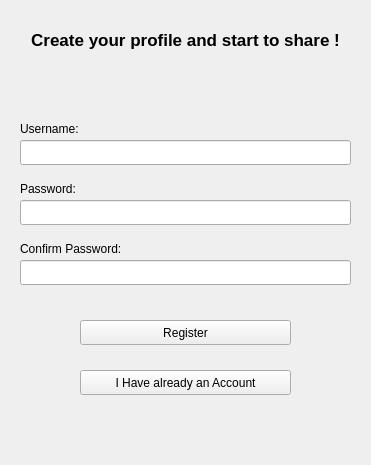
<?xml version="1.0" encoding="UTF-8"?>
<ui version="4.0">
 <class>RegistrationDialog</class>
 <widget class="QWidget" name="RegistrationDialog">
  <property name="geometry">
   <rect>
    <x>0</x>
    <y>0</y>
    <width>371</width>
    <height>465</height>
   </rect>
  </property>
  <property name="windowTitle">
   <string>Form</string>
  </property>
  <widget class="QLineEdit" name="confirmPassword">
   <property name="geometry">
    <rect>
     <x>20</x>
     <y>260</y>
     <width>331</width>
     <height>25</height>
    </rect>
   </property>
   <property name="text">
    <string/>
   </property>
  </widget>
  <widget class="QPushButton" name="pushButton_register">
   <property name="geometry">
    <rect>
     <x>80</x>
     <y>320</y>
     <width>211</width>
     <height>25</height>
    </rect>
   </property>
   <property name="toolTip">
    <string/>
   </property>
   <property name="autoFillBackground">
    <bool>true</bool>
   </property>
   <property name="text">
    <string>Register</string>
   </property>
  </widget>
  <widget class="QLabel" name="confirmPasswordLabel">
   <property name="geometry">
    <rect>
     <x>20</x>
     <y>240</y>
     <width>161</width>
     <height>17</height>
    </rect>
   </property>
   <property name="text">
    <string>Confirm Password:</string>
   </property>
  </widget>
  <widget class="QLineEdit" name="password">
   <property name="geometry">
    <rect>
     <x>20</x>
     <y>200</y>
     <width>331</width>
     <height>25</height>
    </rect>
   </property>
  </widget>
  <widget class="QLineEdit" name="username">
   <property name="geometry">
    <rect>
     <x>20</x>
     <y>140</y>
     <width>331</width>
     <height>25</height>
    </rect>
   </property>
  </widget>
  <widget class="QPushButton" name="pushButton_alreadyAnAccount">
   <property name="geometry">
    <rect>
     <x>80</x>
     <y>370</y>
     <width>211</width>
     <height>25</height>
    </rect>
   </property>
   <property name="text">
    <string>I Have already an Account</string>
   </property>
  </widget>
  <widget class="QLabel" name="label">
   <property name="geometry">
    <rect>
     <x>10</x>
     <y>30</y>
     <width>351</width>
     <height>20</height>
    </rect>
   </property>
   <property name="font">
    <font>
     <pointsize>13</pointsize>
     <weight>75</weight>
     <bold>true</bold>
    </font>
   </property>
   <property name="layoutDirection">
    <enum>Qt::LeftToRight</enum>
   </property>
   <property name="text">
    <string>Create your profile and start to share !</string>
   </property>
   <property name="scaledContents">
    <bool>true</bool>
   </property>
   <property name="alignment">
    <set>Qt::AlignCenter</set>
   </property>
   <property name="wordWrap">
    <bool>true</bool>
   </property>
  </widget>
  <widget class="QLabel" name="passwordLabel">
   <property name="geometry">
    <rect>
     <x>20</x>
     <y>180</y>
     <width>69</width>
     <height>17</height>
    </rect>
   </property>
   <property name="text">
    <string>Password:</string>
   </property>
  </widget>
  <widget class="QLabel" name="usernameLabel">
   <property name="geometry">
    <rect>
     <x>20</x>
     <y>120</y>
     <width>73</width>
     <height>17</height>
    </rect>
   </property>
   <property name="text">
    <string>Username:</string>
   </property>
  </widget>
  <widget class="QLabel" name="errorMessage">
   <property name="geometry">
    <rect>
     <x>20</x>
     <y>80</y>
     <width>331</width>
     <height>17</height>
    </rect>
   </property>
   <property name="layoutDirection">
    <enum>Qt::LeftToRight</enum>
   </property>
   <property name="text">
    <string/>
   </property>
   <property name="alignment">
    <set>Qt::AlignCenter</set>
   </property>
   <property name="wordWrap">
    <bool>true</bool>
   </property>
  </widget>
 </widget>
 <resources/>
 <connections/>
</ui>
